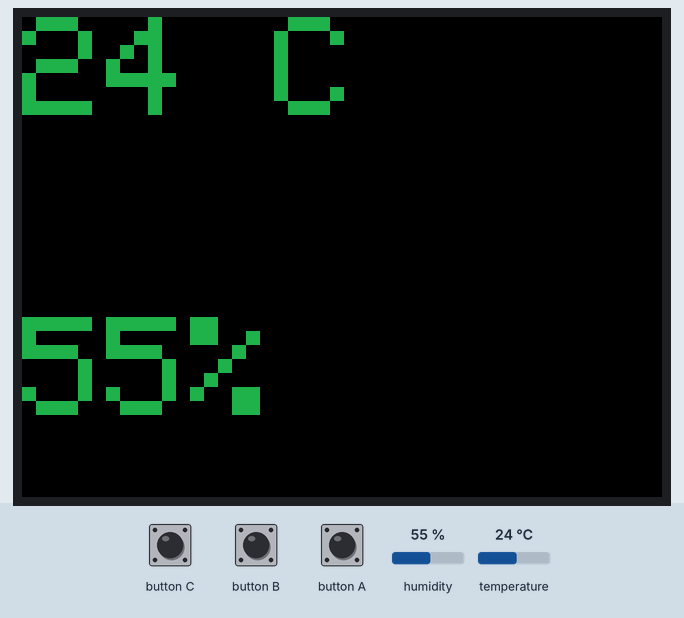
The sketch below on a simulated ESP32. Parts: 320×240 colour display. The test bench sets the inputs (shaded band); at power-on: temperature 24 °C, humidity 55 %.

Above: at 1.3 s.
1.4 s: temperature set to 28 °C
At 2.5 s:
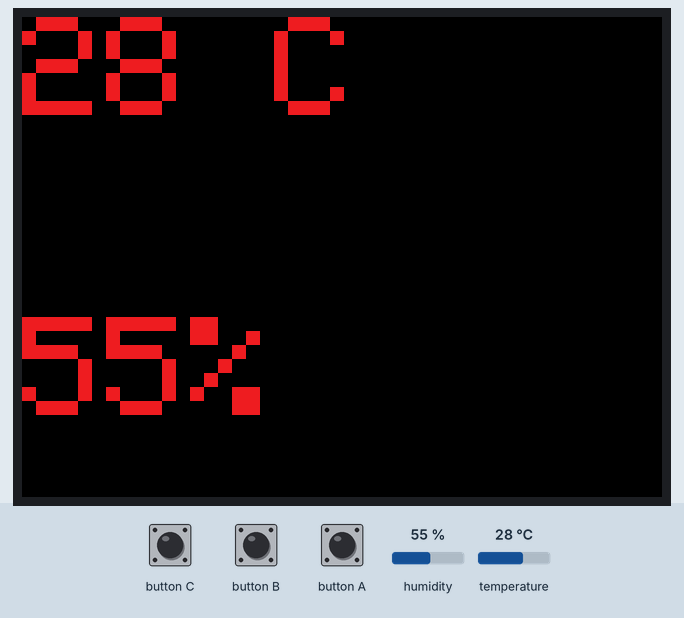
2.9 s: button A pressed for 0.15 s
At 4.2 s:
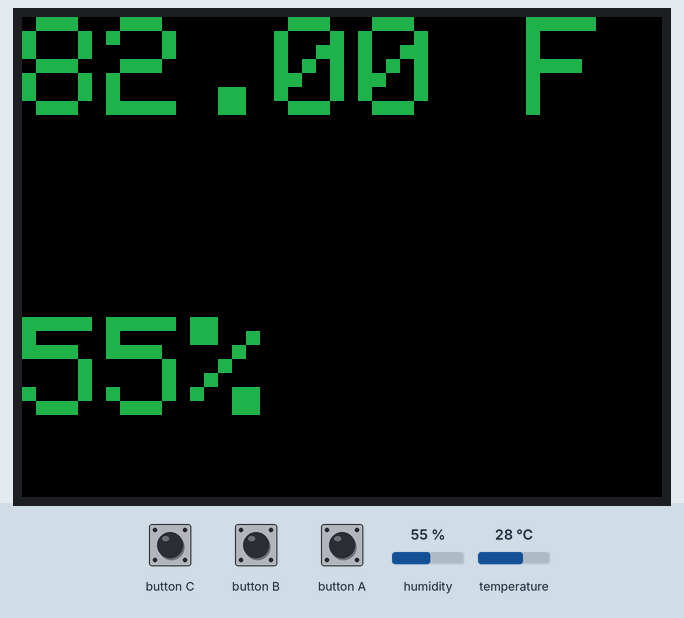
4.5 s: humidity set to 22 %
At 5.7 s:
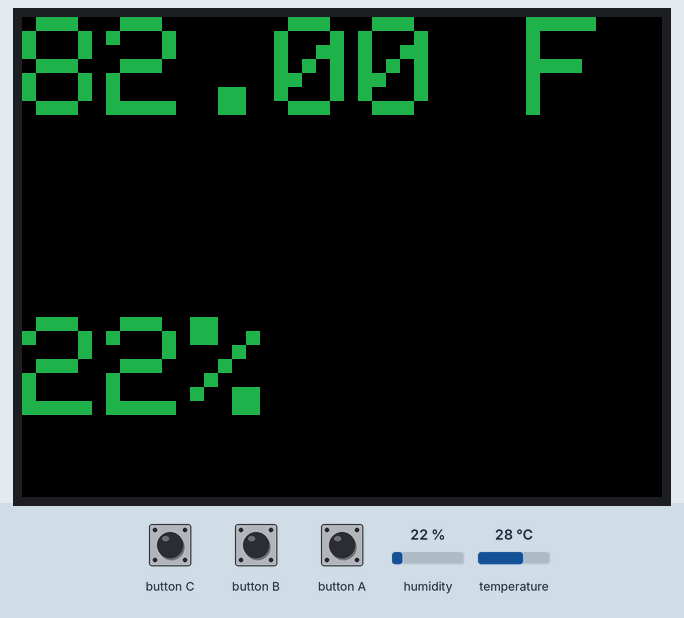
6.0 s: button A pressed for 1 s
At 7.6 s:
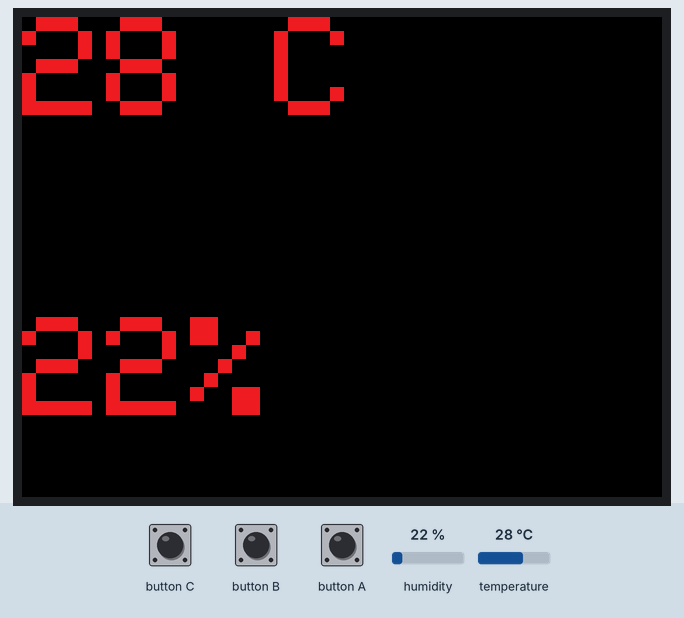
8.5 s: humidity set to 40 %
At 8.9 s:
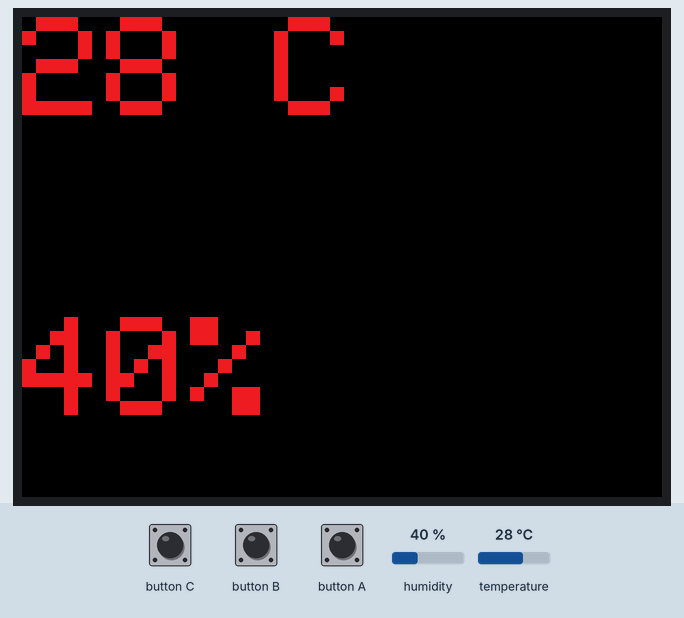
10.0 s: temperature set to 12 °C
At 11.2 s:
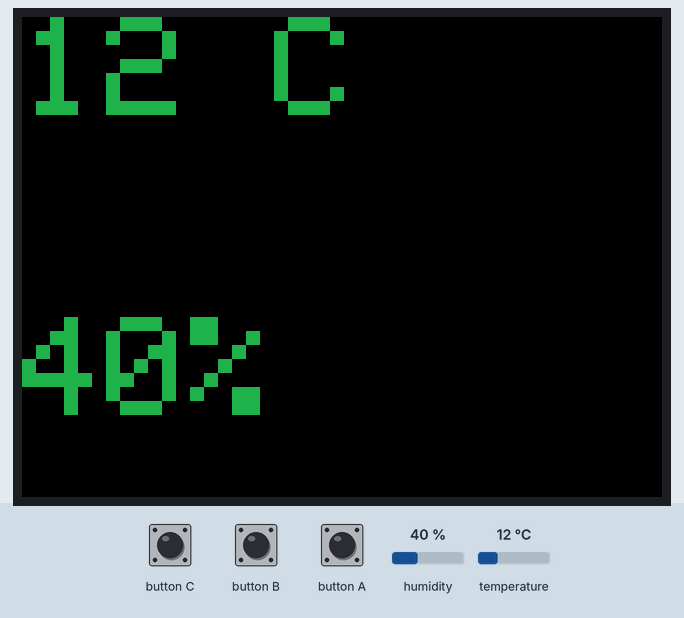
Timing chart, 0 to 12.5 s (numbered marks = the images above; inputs shaded):
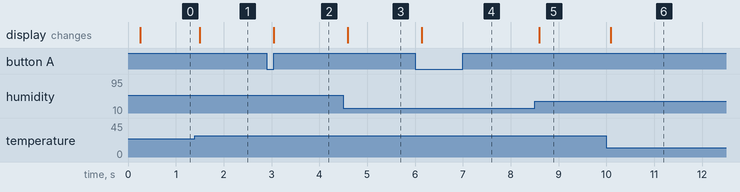

Measured:
- after the input at 1.4 s, the display: changes after 0.10 s (image 1)
- after the input at 2.9 s, the display: changes after 0.15 s (image 2)
- after the input at 4.5 s, the display: changes after 0.09 s (image 3)
- after the input at 6.0 s, the display: changes after 0.14 s (image 4)
- after the input at 8.5 s, the display: changes after 0.09 s (image 5)
- after the input at 10.0 s, the display: changes after 0.09 s (image 6)

The sketch:

sketch_sep16c.ino
```cpp
#include <M5Stack.h>
#include <SimpleDHT.h>
#include <Wire.h>
#define DHTPIN 5
SimpleDHT11 dht;
int temperature, humidity/*, temperatureF*/;
float temperatureF;
int old_t = -1000,old_h=-1000,old_th=-1000;
float temp,humid;
int op = 0;
//int changeC=27, changeF=81;

void setup() {
  // put your setup code here, to run once:
  M5.begin();
  Wire.begin();
  M5.Lcd.setTextSize(10);
}

void change()
{
  temperatureF = ((9*temperature)/5)+32;
}

void active()
{
  float cmp=0;
  if(op==0)cmp = 27;
  else if(op==1) cmp=80.6;
  if(temp>cmp)
    {
      M5.Lcd.setTextColor(0xe8e4);
    }
    else
    {
      M5.Lcd.setTextColor(0x2589);
    }
    M5.Lcd.fillScreen(0);
    M5.Lcd.setCursor(0,0);
//    M5.Lcd.print(temperature);
//    M5.Lcd.print(" C");
    if(op==0)
    {
      M5.Lcd.print(temperature);
      M5.Lcd.print(" C");
    }
    else if(op==1)
    {
      M5.Lcd.print(temperatureF);
      M5.Lcd.print(" F");
    }
    M5.Lcd.setCursor(0,150);
    M5.Lcd.print(humidity);
    M5.Lcd.print("%");
}

void loop() {
  // put your main code here, to run repeatedly:

  int status = dht.read2(DHTPIN,&temp,&humid,NULL);
  if(status == SimpleDHTErrSuccess)
  {
    temperature = temp;
    humidity = humid;
    change();
  }

  if(op==0)
  {
    if(temperature != old_t || humidity != old_h)
    {
      active();
    }
    old_t = temperature;
    old_h = humidity;
  }
  if(op==1)
  {
    if((int)temperatureF != old_t || humidity != old_h)
    {
      active();
    }
    old_t = temperatureF;
    old_h = humidity;
  }


//  if(op==0)
//  {
//    old_t = temperature;
//    old_h = humidity;
//  }
//  else if(op==1)
//  {
//    old_th = temperatureF;
//    old_h = humidity;
//  }

  if(M5.BtnA.wasPressed())
  {
    op = (op+1)%2;
    old_t = -1000;
    //old_th = -1000;
  }

  M5.update();
}
```
